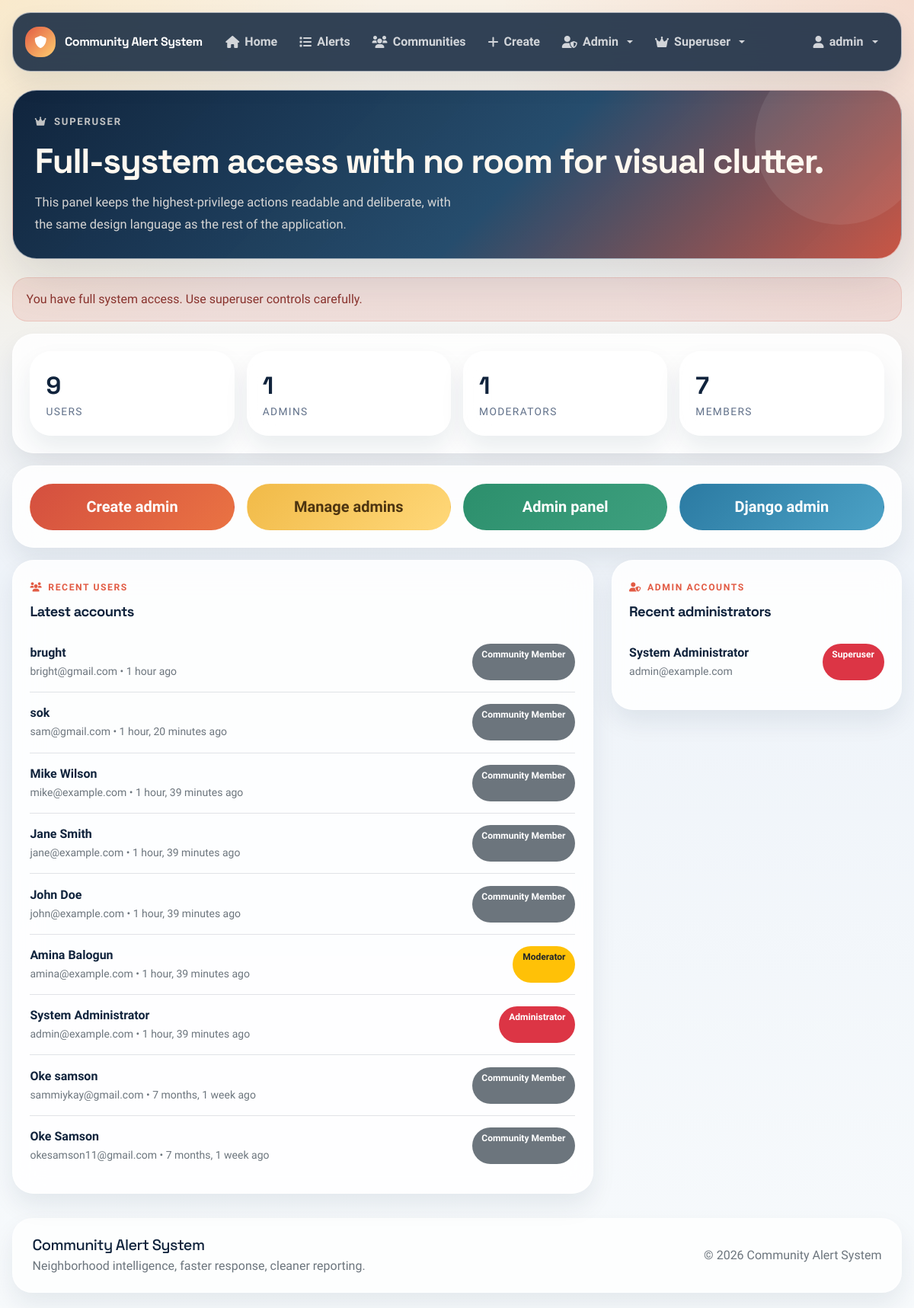
Screenshot of /superuser/ (signed in) with the database file from the repository.
### community/models.py (models this page shows, shortened)
class CustomUser(AbstractUser):
    ROLE_CHOICES = [
        ('member', 'Community Member'),
        ('moderator', 'Moderator'),
        ('admin', 'Administrator'),
    ]
    email = models.EmailField(unique=True)
    phone_number = models.CharField(max_length=20, blank=True)
    role = models.CharField(max_length=10, choices=ROLE_CHOICES, default='member')
    communities = models.ManyToManyField(Community, related_name='members', blank=True)
    email_verified = models.BooleanField(default=False)
    email_verification_token = models.CharField(max_length=100, blank=True)
    email_notifications = models.BooleanField(default=True)
    push_notifications = models.BooleanField(default=True)
    created_at = models.DateTimeField(auto_now_add=True)
    updated_at = models.DateTimeField(auto_now=True)
    USERNAME_FIELD = 'email'
    REQUIRED_FIELDS = ['username']

### community/views.py (the view)
# urls.py: path('superuser/', views.superuser_dashboard, name='superuser_dashboard'),
@login_required
@user_passes_test(is_superuser)
def superuser_dashboard(request):
    context = {
        'total_users': CustomUser.objects.count(),
        'total_admins': CustomUser.objects.filter(role='admin').count(),
        'total_moderators': CustomUser.objects.filter(role='moderator').count(),
        'total_members': CustomUser.objects.filter(role='member').count(),
        'total_communities': Community.objects.count(),
        'total_categories': AlertCategory.objects.count(),
        'total_alerts': Alert.objects.count(),
        'recent_users': CustomUser.objects.order_by('-date_joined')[:10],
        'recent_admins': CustomUser.objects.filter(role='admin').order_by('-date_joined')[:5],
    }
    return render(request, 'community/admin/superuser_dashboard.html', context)

### community/context_processors.py (called while the page is built)
def settings_context(request):
    return {
        'settings': {
            'GOOGLE_MAPS_API_KEY': settings.GOOGLE_MAPS_API_KEY,
            'DEFAULT_MAP_CENTER_LAT': settings.DEFAULT_MAP_CENTER_LAT,
            'DEFAULT_MAP_CENTER_LNG': settings.DEFAULT_MAP_CENTER_LNG,
            'DEFAULT_MAP_ZOOM': settings.DEFAULT_MAP_ZOOM,
        },
        'FIREBASE_CONFIG': settings.FIREBASE_CONFIG,
        'VAPID_KEY': settings.VAPID_KEY,
    }

### community/views.py (called while the page is built)
def is_superuser(user):
    return user.is_authenticated and user.is_superuser

### community/templates/community/admin/superuser_dashboard.html (shortened to what this page needs)
{% extends 'base.html' %}
{% block content %}
<section class="page-head">
    <div class="page-kicker"><i class="fas fa-crown"></i> Superuser</div>
    <h1 class="page-title">Full-system access with no room for visual clutter.</h1>
    <p class="page-subtitle">This panel keeps the highest-privilege actions readable and deliberate, with the same design language as the rest of the application.</p>
</section>
<div class="stack-md">
    <div class="danger-note">You have full system access. Use superuser controls carefully.</div>
    <section class="surface-panel">
        <div class="metric-grid">
            <div class="surface-stat"><div class="metric-value">{{ total_users }}</div><div class="metric-label">Users</div></div>
            <div class="surface-stat"><div class="metric-value">{{ total_admins }}</div><div class="metric-label">Admins</div></div>
            <div class="surface-stat"><div class="metric-value">{{ total_moderators }}</div><div class="metric-label">Moderators</div></div>
            <div class="surface-stat"><div class="metric-value">{{ total_members }}</div><div class="metric-label">Members</div></div>
        </div>
    </section>
    <section class="surface-panel">
        <div class="metric-grid">
            <a href="{% url 'create_admin_user' %}" class="btn btn-danger btn-lg w-100">Create admin</a>
            <a href="{% url 'manage_admin_users' %}" class="btn btn-warning btn-lg w-100">Manage admins</a>
            <a href="{% url 'admin_dashboard' %}" class="btn btn-success btn-lg w-100">Admin panel</a>
            <a href="/admin/" class="btn btn-info btn-lg w-100" target="_blank">Django admin</a>
        </div>
    </section>
    <div class="layout-main">
        <section class="surface-panel">
            <div class="eyebrow"><i class="fas fa-users"></i> Recent Users</div>
            <h2 class="section-title">Latest accounts</h2>
            {% if recent_users %}
            <div class="table-like-list">
                {% for user in recent_users %}
                <div class="row-item">
                    <div><strong>{{ user.get_full_name|default:user.username }}</strong><br><small class="text-muted">{{ user.email }} • {{ user.date_joined|timesince }} ago</small></div>
                    <span class="badge {% if user.role == 'admin' %}bg-danger{% elif user.role == 'moderator' %}bg-warning text-dark{% else %}bg-secondary{% endif %}">{{ user.get_role_display }}</span>
                </div>
                {% endfor %}
            </div>
            {% else %}<p class="text-muted mb-0">No recent users.</p>{% endif %}
        </section>
        <section class="surface-panel">
            <div class="eyebrow"><i class="fas fa-user-shield"></i> Admin Accounts</div>
            <h2 class="section-title">Recent administrators</h2>
            {% if recent_admins %}
            <div class="table-like-list">
                {% for admin in recent_admins %}
                <div class="row-item">
                    <div><strong>{{ admin.get_full_name|default:admin.username }}</strong><br><small class="text-muted">{{ admin.email }}</small></div>
                    <span class="badge {% if admin.is_superuser %}bg-danger{% else %}bg-warning text-dark{% endif %}">{% if admin.is_superuser %}Superuser{% else %}Admin{% endif %}</span>
                </div>
                {% endfor %}
            </div>
            {% else %}<p class="text-muted mb-0">No administrators found.</p>{% endif %}
        </section>
    </div>
</div>
{% endblock %}

### community/templates/base.html (shortened to what this page needs)
<!DOCTYPE html>
<html lang="en">
<head>
    {% load static %}
    <link href="https://cdn.jsdelivr.net/npm/bootstrap@5.1.3/dist/css/bootstrap.min.css" rel="stylesheet">
    <link rel="stylesheet" href="https://cdnjs.cloudflare.com/ajax/libs/font-awesome/6.0.0/css/all.min.css">
</head>
<body>
    <div class="app-shell">
        <div class="app-nav-wrap">
            <nav class="navbar navbar-expand-lg navbar-dark app-nav">
                <div class="container-fluid px-0">
                    <a class="navbar-brand" href="{% url 'home' %}">
                        <span class="brand-badge"><i class="fas fa-shield-alt"></i></span>
                        <span>Community Alert System</span>
                    </a>
                    <div class="collapse navbar-collapse" id="navbarNav">
                        <ul class="navbar-nav me-auto">
                            <li class="nav-item"><a class="nav-link" href="{% url 'home' %}"><i class="fas fa-house"></i> Home</a></li>
                            <li class="nav-item"><a class="nav-link" href="{% url 'alert_list' %}"><i class="fas fa-list"></i> Alerts</a></li>
                            {% if user.is_authenticated %}
                            <li class="nav-item"><a class="nav-link" href="{% url 'my_community_alerts' %}"><i class="fas fa-users"></i> Communities</a></li>
                            <li class="nav-item"><a class="nav-link" href="{% url 'create_alert' %}"><i class="fas fa-plus"></i> Create</a></li>
                            {% if user.role == 'admin' %}
                            <li class="nav-item dropdown">
                                <a class="nav-link dropdown-toggle" href="#" id="adminDropdown" role="button" data-bs-toggle="dropdown">
                                    <i class="fas fa-user-shield"></i> Admin
                                </a>
                            </li>
                            {% endif %}
                            {% if user.is_superuser %}
                            <li class="nav-item dropdown">
                                <a class="nav-link dropdown-toggle" href="#" id="superuserDropdown" role="button" data-bs-toggle="dropdown">
                                    <i class="fas fa-crown"></i> Superuser
                                </a>
                            </li>
                            {% endif %}
                            {% endif %}
                        </ul>
                        <ul class="navbar-nav">
                            {% if user.is_authenticated %}
                            <li class="nav-item dropdown">
                                <a class="nav-link dropdown-toggle" href="#" id="navbarDropdown" role="button" data-bs-toggle="dropdown">
                                    <i class="fas fa-user"></i> {{ user.username }}
                                </a>
                            </li>
                            {% else %}
                            <li class="nav-item"><a class="nav-link" href="{% url 'login' %}"><i class="fas fa-sign-in-alt"></i> Login</a></li>
                            <li class="nav-item"><a class="nav-link" href="{% url 'register' %}"><i class="fas fa-user-plus"></i> Register</a></li>
                            {% endif %}
                        </ul>
                    </div>
                </div>
            </nav>
        </div>
        <main class="app-main">
            {% block content %}{% endblock %}
        </main>
        <footer class="app-footer">
            <div class="row align-items-center g-3">
                <div class="col-md-6">
                    <h5 class="mb-1">Community Alert System</h5>
                    <p class="mb-0 text-muted">Neighborhood intelligence, faster response, cleaner reporting.</p>
                </div>
                <div class="col-md-6 text-md-end">
                    <p class="mb-0 text-muted">&copy; {% now "Y" %} Community Alert System</p>
                </div>
            </div>
        </footer>
    </div>
</body>
</html>

### rows the page displays
CustomUser: username "admin", get_full_name "System Administrator", email "admin@example.com", date_joined "1 hour, 39 minutes", role "Administrator", is_superuser "Superuser"
CustomUser: get_full_name "brught", email "bright@gmail.com", date_joined "1 hour", role "Community Member"
CustomUser: get_full_name "sok", email "sam@gmail.com", date_joined "1 hour, 20 minutes", role "Community Member"
CustomUser: get_full_name "Mike Wilson", email "mike@example.com", date_joined "1 hour, 39 minutes", role "Community Member"
CustomUser: get_full_name "Jane Smith", email "jane@example.com", date_joined "1 hour, 39 minutes", role "Community Member"
CustomUser: get_full_name "John Doe", email "john@example.com", date_joined "1 hour, 39 minutes", role "Community Member"
CustomUser: get_full_name "Amina Balogun", email "amina@example.com", date_joined "1 hour, 39 minutes", role "Moderator"
CustomUser: get_full_name "Oke samson", email "sammiykay@gmail.com", date_joined "7 months, 1 week", role "Community Member"
CustomUser: get_full_name "Oke Samson", email "okesamson11@gmail.com", date_joined "7 months, 1 week", role "Community Member"

### other values shown
{{ total_users }} "9"
{{ total_admins }} "1"
{{ total_moderators }} "1"
{{ total_members }} "7"
